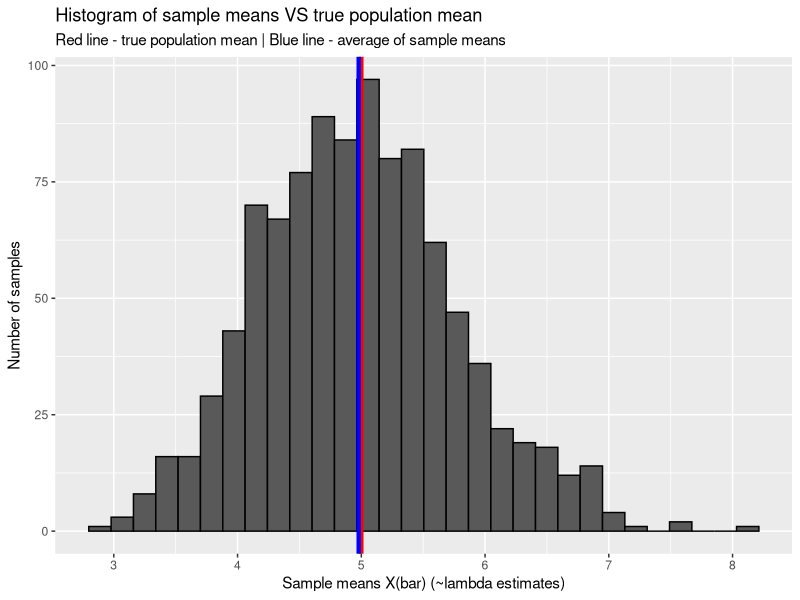
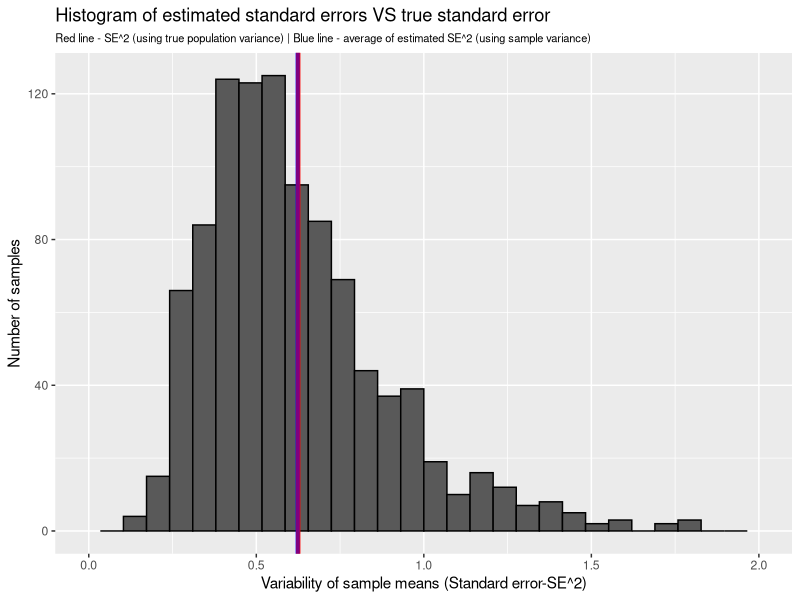
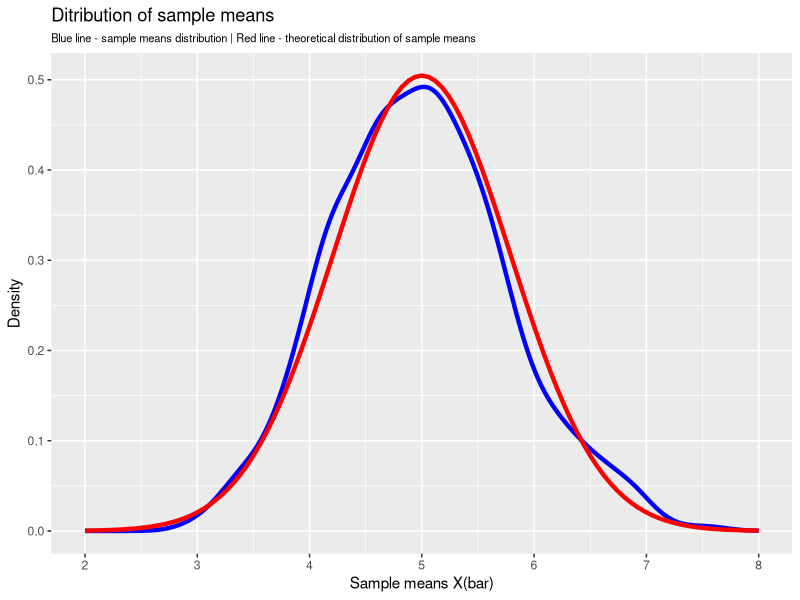
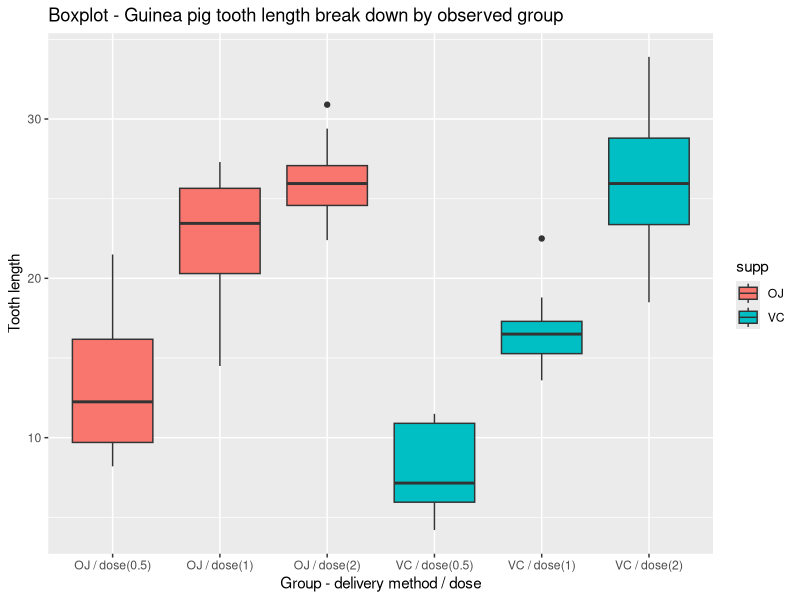

Write the R code that produced these figures, in order.
## ---- chunk 1
knitr::opts_chunk$set(echo = TRUE, message = FALSE, fig.width = 7, fig.height = 3,
                      warning = FALSE)
## ---- chunk 2
rm(list = ls())
graphics.off()

# Load R packages
packages <- c("dplyr", "ggplot2", "datasets", "purrr") # list of packages to load

package.check <- lapply( # load or install & load list of packages
  packages,
  FUN = function(x) {
    if (!require(x, character.only = TRUE)) {
      install.packages(x, dependencies = TRUE)
      library(x, character.only = TRUE)
    }
  }
) 
rm(packages, package.check)

## ---- chunk 3
set.seed(11235)
lambda <- 0.2 # lambda of population distribution
n <- 40 # sample size
B <- 1000 # samples generated in simulation
samples <- matrix(rexp(n = n * B, rate = lambda),  # generate samples - save to matrix
                  nrow = B, ncol = n)
## ---- chunk 4
sample.means <- apply(samples, 1, mean) %>% # calculate sample means
  data.frame(X.bar = .)

# draw histogram sample means VS theoretical distribution mean
sample.means %>% 
  ggplot(aes(x = X.bar)) + 
  geom_histogram(color = "black", bins = 30) +
  geom_vline(xintercept = 1/lambda, color = "red", size = 1.5) +
  geom_vline(xintercept = mean(sample.means$X.bar), color = "blue", size = 1.5) +
  scale_x_continuous(breaks = seq(0,10)) +
  labs(title = "Histogram of sample means VS true population mean",
       subtitle = "Red line - true population mean | Blue line - average of sample means",
       x = "Sample means X(bar) (~lambda estimates)", 
       y = "Number of samples") 
## ---- chunk 5
sample.var <- apply(samples, 1, var) %>% # calculate sample variance
  data.frame(s2.bar = .) %>% 
  mutate(SE2 = s2.bar / n)

# draw histogram SE2 (sample variance) VS SE (population variance)
sample.var %>% 
  ggplot(aes(x = SE2)) +
  geom_histogram(color = "black", bins = 30) +
  geom_vline(xintercept = (1/lambda^2)/n, color = "red", size = 1.5) +
  geom_vline(xintercept = mean(sample.var$SE2), color = "blue", size = 1.5, alpha = 1/2) +
  scale_x_continuous(breaks = seq(0,10, 0.5), limits = c(0,2)) +
  labs(title = "Histogram of estimated standard errors VS true standard error",
       subtitle = "Red line - SE^2 (using true population variance) | Blue line - average of estimated SE^2 (using sample variance)",
       x = "Variability of sample means (Standard error-SE^2)",
       y = "Number of samples") +
  theme(plot.subtitle = element_text(size = 8))
## ---- chunk 6
# draw density plot of distribution of smaple means VS theoretical normal curve
sample.means %>% 
  ggplot(aes(x = X.bar)) +
  geom_density(color = "blue", size = 1.5, ) +
  stat_function(fun = dnorm, args = list(mean = 1/lambda, sd = sqrt((1/lambda^2)/n)), color = "red", size = 1.5) +
  scale_x_continuous(breaks = seq(0,10, 1), limits = c(2,8)) +
  labs(title = "Ditribution of sample means",
       subtitle = "Blue line - sample means distribution | Red line - theoretical distribution of sample means",
       x = "Sample means X(bar)",
       y = "Density") +
  theme(plot.subtitle = element_text(size = 8))
## ---- chunk 7
ToothGrowth %>% 
  mutate(group = paste(supp, " / dose(", dose, ")", sep = "")) %>% 
  ggplot(aes(x = group, y = len, fill = supp)) + geom_boxplot() +
  labs(title = "Boxplot - Guinea pig tooth length break down by observed group",
       x = "Group - delivery method / dose", y = "Tooth length")
## ---- chunk 8
# conduct a test
test <- t.test(x = ToothGrowth %>% filter(supp == "OJ" & dose == 1) %>% pull(len),
               y = ToothGrowth %>% filter(supp == "VC" & dose == 1) %>% pull(len),
               alternative = "two.sided", paired = FALSE, var.equal = FALSE)
test[c(5,4,3)]
